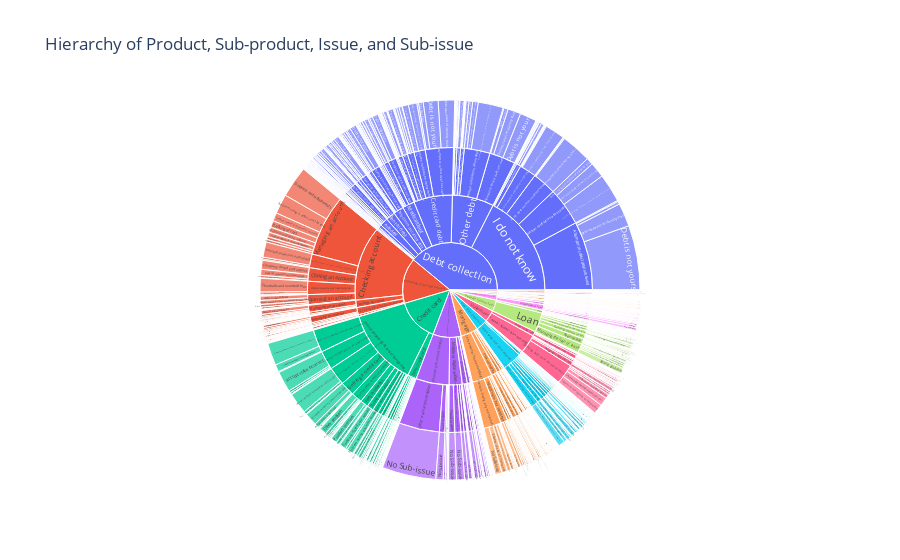

Notebook source saved alongside this figure:
### Code cell
import pandas as pd

# Load the data
df = pd.read_csv("complaints.csv")

# Fill empty values in hierarchy columns with a placeholder
df['Product'] = df['Product'].fillna('No Product')
df['Sub-product'] = df['Sub-product'].fillna('No Sub-product')
df['Issue'] = df['Issue'].fillna('No Issue')
df['Sub-issue'] = df['Sub-issue'].fillna('No Sub-issue')

import plotly.express as px

# Create sunburst plot
fig = px.sunburst(
    df,
    path=['Product', 'Sub-product', 'Issue', 'Sub-issue'],
    title='Hierarchy of Product, Sub-product, Issue, and Sub-issue',
    maxdepth=-1  # Show all levels
)
fig.show()

### Figure 1 — Plotly figure (JSON) as saved in the notebook; plotly's stock layout.template omitted (floating-point values rounded to 4 significant figures; data arrays with more than 128 entries replaced by an {"elided": "..."} marker saying what was removed)
{"data": [{"branchvalues": "total", "domain": {"x": [0, 1], "y": [0, 1]}, "hovertemplate": "labels=%{label}<br>count=%{value}<br>parent=%{parent}<br>id=%{id}<extra></extra>", "ids": {"elided": "2404 str values"}, "labels": {"elided": "2404 str values"}, "maxdepth": -1, "name": "", "parents": {"elided": "2404 str values"}, "type": "sunburst", "values": {"elided": "2404 int values"}}], "layout": {"legend": {"tracegroupgap": 0}, "title": {"text": "Hierarchy of Product, Sub-product, Issue, and Sub-issue"}}}
